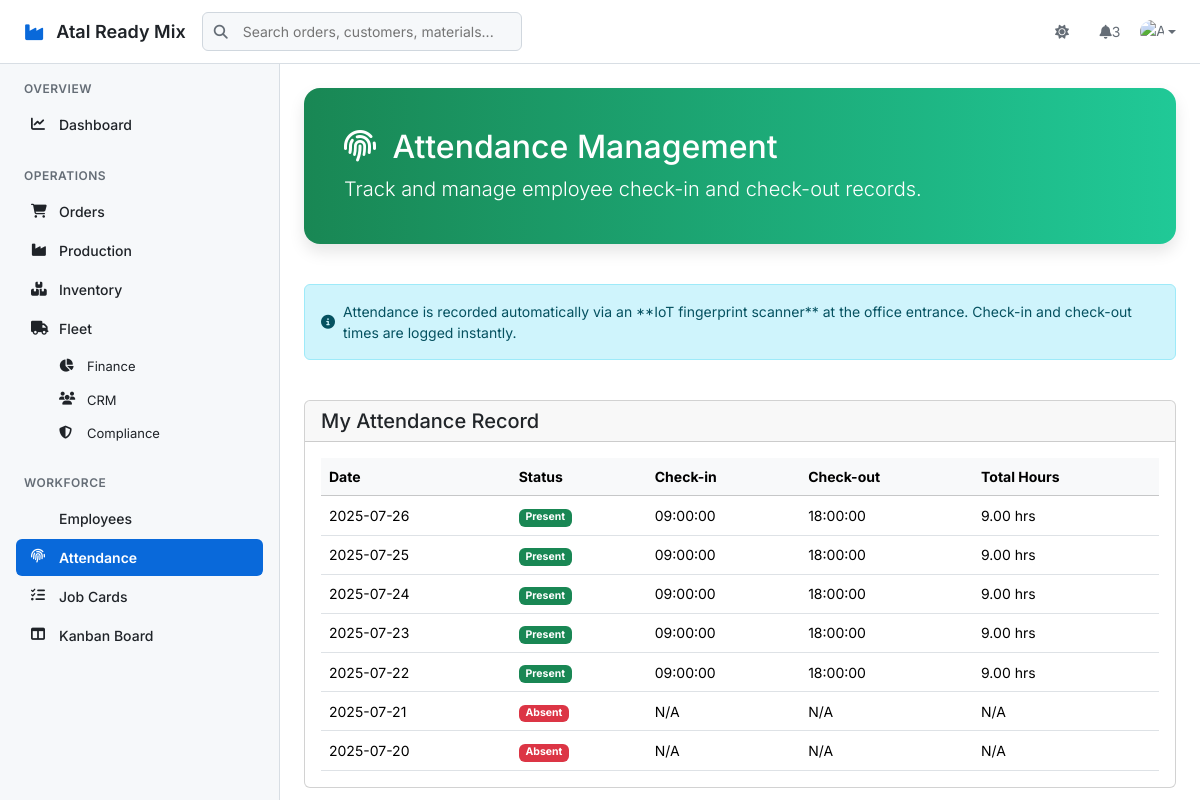
Before: /erp/attendance (signed in) with the older database file.
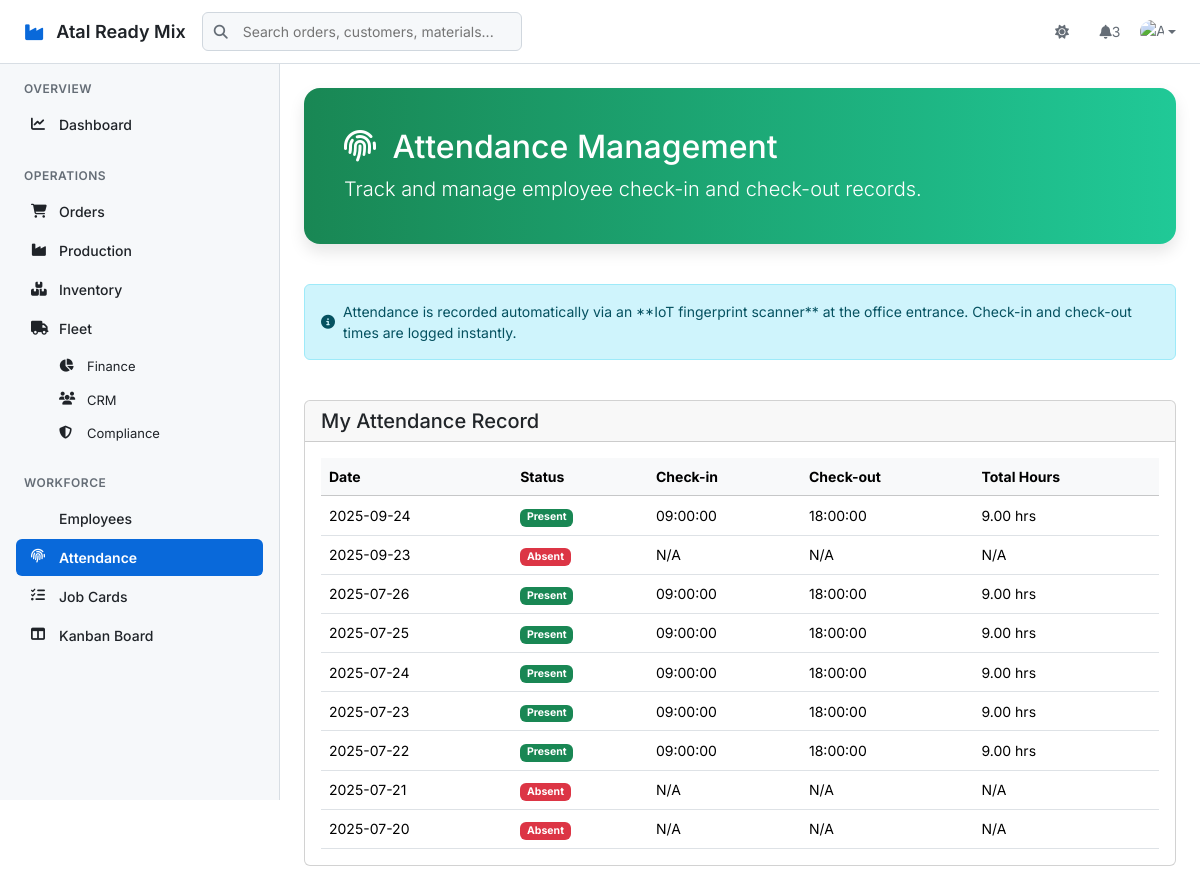
After: the same page with the newer database file.
### tables this page shows
CREATE TABLE Attendance (
    AttendanceID INTEGER PRIMARY KEY AUTOINCREMENT,
    EmployeeID INTEGER,
    AttendanceDate DATE,
    Status TEXT,
    CheckInTime TIME,
    CheckOutTime TIME,
    FOREIGN KEY (EmployeeID) REFERENCES Employees(EmployeeID)
);

### app.py (the view)
@app.route('/erp/attendance', methods=['GET'])
@login_required
def erp_attendance():
    conn = get_db_connection()
    employee_id_filter = request.args.get('employee_id')
    date_filter = request.args.get('date', date.today().isoformat())
    today = date.today().isoformat()
    is_hr_or_admin = session.get('role') in ['Administrator', 'Human Resources']
    if is_hr_or_admin:
        query = '''
            SELECT a.*, e.Name,
            CAST((JULIANDAY(a.CheckOutTime) - JULIANDAY(a.CheckInTime)) * 24 AS REAL) as total_hours
            FROM Attendance a
            JOIN Employees e ON a.EmployeeID = e.EmployeeID
            WHERE a.AttendanceDate = ?
        '''
        params = [date_filter]
        if employee_id_filter:
            query += ' AND a.EmployeeID = ?'
            params.append(employee_id_filter)
        query += ' ORDER BY e.Name'
        attendance_records = conn.execute(query, params).fetchall()
        all_employees = conn.execute('SELECT EmployeeID, Name FROM Employees ORDER BY Name').fetchall()
        if not employee_id_filter and date_filter == today:
            present_employees = [rec['EmployeeID'] for rec in attendance_records]
            all_employees_today = conn.execute('SELECT EmployeeID, Name FROM Employees').fetchall()
            for emp in all_employees_today:
                if emp['EmployeeID'] not in present_employees:
                    attendance_records.append({
                        'AttendanceID': None,
                        'EmployeeID': emp['EmployeeID'],
                        'AttendanceDate': today,
                        'Name': emp['Name'],
                        'Status': 'Absent',
                        'CheckInTime': None,
                        'CheckOutTime': None,
                        'total_hours': None
                    })
            attendance_records = sorted(attendance_records, key=lambda x: x['Name'])
        conn.close()
        return render_template('erp/attendance.html', attendance_records=attendance_records, all_employees=all_employees, today=today)
    else:
        query = '''
            SELECT *,
            CAST((JULIANDAY(CheckOutTime) - JULIANDAY(CheckInTime)) * 24 AS REAL) as total_hours
            FROM Attendance
            WHERE EmployeeID = ?
            ORDER BY AttendanceDate DESC
        '''
        attendance_records = conn.execute(query, (session['employee_id'],)).fetchall()
        conn.close()
        return render_template('erp/attendance.html', attendance_records=attendance_records)

### app.py (called while the page is built)
def get_db_connection():
    conn = sqlite3.connect(DATABASE, timeout=10)
    conn.row_factory = sqlite3.Row
    return conn

def login_required(f):
    @wraps(f)
    def decorated_function(*args, **kwargs):
        if 'user_id' not in session:
            return redirect(url_for('login'))
        return f(*args, **kwargs)
    return decorated_function

### templates/erp/attendance.html (shortened to what the changed rows need)
{% extends "base.html" %}
{% block content %}
<div class="main-header">
    <h2><i class="fas fa-fingerprint me-2"></i> Attendance Management</h2>
</div>
{% if session.role in ['Administrator', 'Human Resources'] %}
<div class="row">
    <div class="col-12">
        <div class="card">
            <div class="card-header d-flex justify-content-between align-items-center">
                <h5 class="mb-0">All Employee Attendance</h5>
                <form id="filterForm" class="d-flex" method="GET">
                    <select class="form-select form-select-sm me-2" name="employee_id">
                        <option value="">All Employees</option>
                        {% for emp in all_employees %}
                        <option value="{{ emp.EmployeeID }}" {% if request.args.get('employee_id') | int == emp.EmployeeID %}selected{% endif %}>{{ emp.Name }}</option>
                        {% endfor %}
                    </select>
                    <input type="date" class="form-control form-control-sm me-2" name="date" value="{{ request.args.get('date', today) }}">
                    <button type="submit" class="btn btn-primary btn-sm"><i class="fas fa-filter"></i> Filter</button>
                </form>
            </div>
            <div class="card-body p-0">
                <div class="table-responsive">
                    <table class="table table-hover mb-0">
                        <thead class="table-light">
                            <tr>
                                <th>Employee</th>
                                <th>Date</th>
                                <th>Status</th>
                                <th>Check-in</th>
                                <th>Check-out</th>
                                <th>Total Hours</th>
                                <th class="text-center">Actions</th>
                            </tr>
                        </thead>
                        <tbody>
                            {% for record in attendance_records %}
                            <tr>
                                <td>{{ record.Name }}</td>
                                <td>{{ record.AttendanceDate }}</td>
                                <td>
                                    <span class="badge bg-{% if record.Status == 'Present' %}success{% elif record.Status == 'Absent' %}danger{% else %}warning{% endif %}">
                                        {{ record.Status }}
                                    </span>
                                </td>
                                <td class="text-green-600">{{ record.CheckInTime or 'N/A' }}</td>
                                <td class="text-red-600">{{ record.CheckOutTime or 'N/A' }}</td>
                                <td>
                                    {% if record.total_hours %}
                                        {{ "%.2f"|format(record.total_hours) }} hrs
                                    {% else %}
                                        N/A
                                    {% endif %}
                                </td>
                                <td class="text-center">
                                    {% if session.role == 'Human Resources' and session.employee_id == record.EmployeeID %}
                                    <button class="btn btn-sm btn-outline-secondary" disabled>
                                        <i class="fas fa-edit"></i> Edit
                                    </button>
                                    {% else %}
                                    <button class="btn btn-sm btn-outline-secondary edit-btn"
                                            data-id="{{ record.AttendanceID }}"
                                            data-date="{{ record.AttendanceDate }}"
                                            data-checkin="{{ record.CheckInTime or '' }}"
                                            data-checkout="{{ record.CheckOutTime or '' }}">
                                        <i class="fas fa-edit"></i> Edit
                                    </button>
                                    {% endif %}
                                </td>
                            </tr>
                            {% else %}
                            <tr>
                                <td colspan="7" class="text-center text-muted">No attendance records found.</td>
                            </tr>
                            {% endfor %}
                        </tbody>
                    </table>
                </div>
            </div>
        </div>
    </div>
</div>
{% else %}
<div class="row">
    <div class="col-12">
        <div class="card">
            <div class="card-body">
                <div class="table-responsive">
                    <table class="table table-hover mb-0">
                        <thead class="table-light">
                            <tr>
                                <th>Date</th>
                                <th>Status</th>
                                <th>Check-in</th>
                                <th>Check-out</th>
                                <th>Total Hours</th>
                            </tr>
                        </thead>
                        <tbody>
                            {% for record in attendance_records %}
                            <tr>
                                <td>{{ record.AttendanceDate }}</td>
                                <td>
                                    <span class="badge bg-{% if record.Status == 'Present' %}success{% elif record.Status == 'Absent' %}danger{% else %}warning{% endif %}">
                                        {{ record.Status }}
                                    </span>
                                </td>
                                <td class="text-green-600">{{ record.CheckInTime or 'N/A' }}</td>
                                <td class="text-red-600">{{ record.CheckOutTime or 'N/A' }}</td>
                                <td>
                                    {% if record.total_hours %}
                                        {{ "%.2f"|format(record.total_hours) }} hrs
                                    {% else %}
                                        N/A
                                    {% endif %}
                                </td>
                            </tr>
                            {% else %}
                            <tr>
                                <td colspan="5" class="text-center text-muted">No attendance records found for you.</td>
                            </tr>
                            {% endfor %}
                        </tbody>
                    </table>
                </div>
            </div>
        </div>
    </div>
</div>
{% endif %}
{% endblock %}

Changed rows visible on the page:
added Attendance: AttendanceDate "2025-09-24", Status "Present", CheckInTime "09:00:00", CheckOutTime "18:00:00", total_hours "9.00"
added Attendance: AttendanceDate "2025-09-23", Status "Absent", CheckInTime "N/A", CheckOutTime "N/A"
